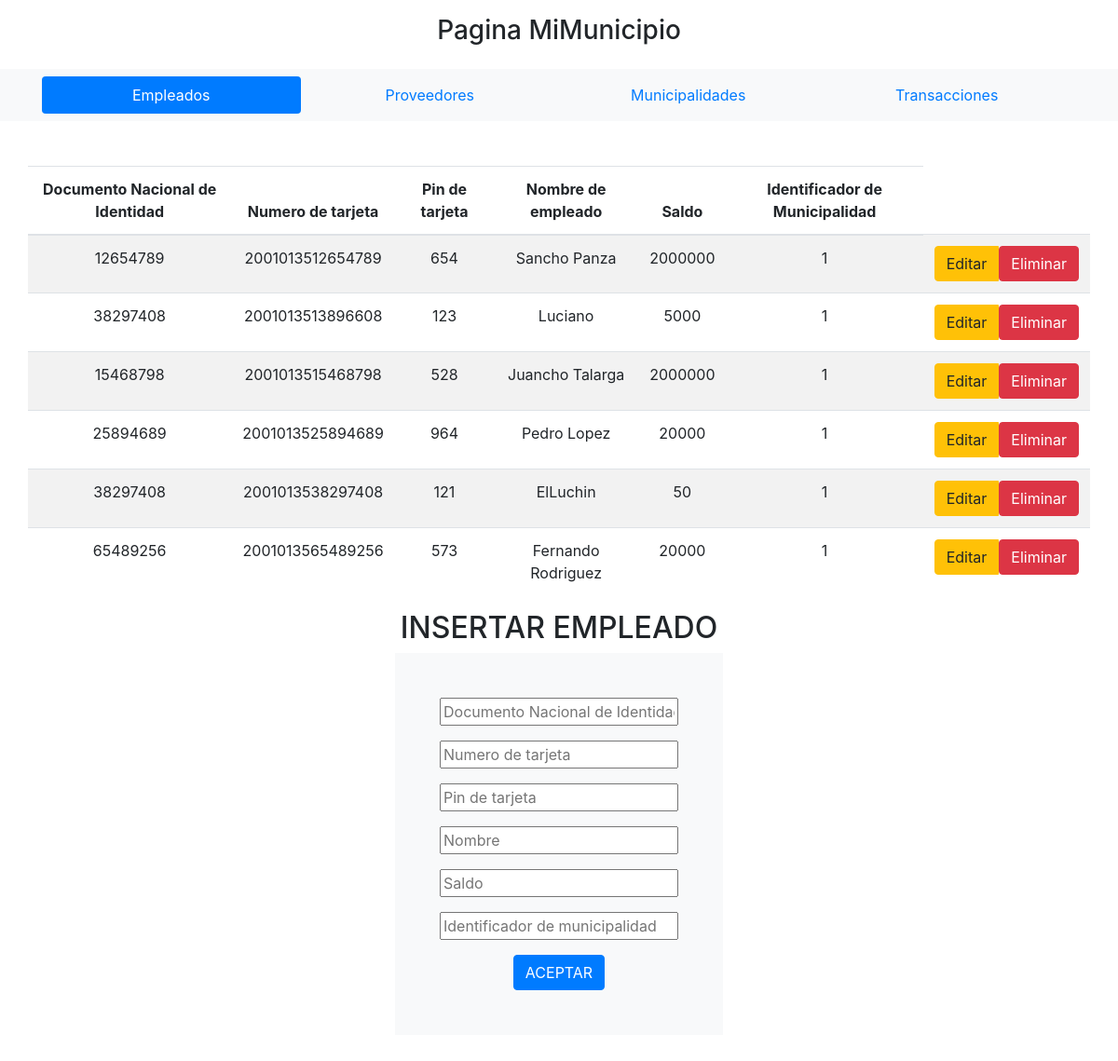
The page /Projecto_POO/index.php?pagina=empleados on the database its author committed.
### tables this page shows
CREATE TABLE `empleados` (
  `dni` int(11) DEFAULT NULL,
  `n_tarjeta` varchar(16) NOT NULL,
  `pin_tarjeta` smallint(6) DEFAULT NULL,
  `nombre` varchar(100) DEFAULT NULL,
  `saldo` double UNSIGNED DEFAULT NULL,
  `id_municipalidad` int(11) DEFAULT NULL
);

### Projecto_POO/Controladores/plantilla.controlador.php (called while the page is built)
<?php
Class ControladorPlantilla{
	public function ctrTraerPlantilla(){
		include "vistas/plantilla.php";
	}
}

### Projecto_POO/index.php (called while the page is built)
<?php
require_once "controladores/plantilla.controlador.php";
require_once "controladores/formularios.controlador.php";
require_once "modelos/formularios.modelo.php";
$plantilla = new ControladorPlantilla();
$plantilla -> ctrTraerPlantilla();

### Projecto_POO/Modelos/conexion.php (called while the page is built)
<?php
class Conexion{
	static public function connect(){
		$conn = new PDO("mysql:host=localhost;dbname=proyecto_muni",
			            "root",
						"");
		$conn->setAttribute( PDO::ATTR_ERRMODE, PDO::ERRMODE_EXCEPTION );
		$conn->exec("set names utf8");
		return $conn;
	}
}

### Projecto_POO/Modelos/formularios.modelo.php (called while the page is built, shortened)
<?php
require_once "conexion.php";
class ModeloFormularios{
    static public function mdlSelect($tabla,$item,$valor){
        if($item == null & $valor == null){
            $stmt = Conexion::connect()->prepare("SELECT * FROM $tabla");
            $stmt->execute();
            return $stmt->fetchAll();
        }
        else{
        $stmt = Conexion::connect() ->prepare("SELECT * FROM $tabla WHERE $item = :$item ORDER BY $item DESC");
        $stmt -> bindParam(":".$item,$valor,PDO::PARAM_STR);
        $stmt ->execute();
        return $stmt->fetch();
        $stmt = null;
        }
    }
}
?>

### Projecto_POO/Controladores/formularios.controlador.php (called while the page is built, shortened)
<?php
class ControladorFormularios{
    static public function ctrlSelect($tabla,$item,$valor){
        $result_prove = ModeloFormularios::mdlSelect($tabla,$item,$valor);
        return $result_prove;
    }
}
?>

### Projecto_POO/Vistas/paginas/empleados.php (the view, shortened to what this page needs)
<div class="row d-flex justify-content-center text-center">
<?php
$empleados = ControladorFormularios::ctrlSelect("empleados",null,null);
?>
<div class="column">
<table class="table table-striped">
    <thead>
        <tr>
            <th>Documento Nacional de Identidad</th>
            <th>Numero de tarjeta</th>
            <th>Pin de tarjeta</th>
            <th>Nombre de empleado</th>
            <th>Saldo</th>
            <th>Identificador de Municipalidad</th>
        </tr>
    </thead>
    <tbody>
    <?php foreach($empleados as $key => $value):?>
        <tr>
            <td><?php echo $value["dni"];?></td>
            <td><?php echo $value["n_tarjeta"];?></td>
            <td><?php echo $value["pin_tarjeta"];?></td>
            <td><?php echo $value["nombre"];?></td>
            <td><?php echo $value["saldo"];?></td>
            <td><?php echo $value["id_municipalidad"];?></td>
            <td>
                <div class="btn-group">
                    <a href="index.php?pagina=editarEmpleados&n_tarjeta=<?php echo $value["n_tarjeta"];?>" class="btn btn-warning">Editar</a>
                    <form method="POST">
                        <button type="submit" class="btn btn-danger">Eliminar</button>
                    </form>
                </div>
            </td>
        </tr>
    <?php endforeach ?>
    </tbody>
</table>
</div>
<div class="column">
	<h2>INSERTAR EMPLEADO</h2>
	<form class="p-5 bg-light" method="post">
		<div class="form-group">
			<input type="text" name="dni" placeholder="Documento Nacional de Identidad">
		</div>
		<div class="form-group">
			<input type="text" name="n_tarjeta" placeholder="Numero de tarjeta">
		</div>
		<div class="form-group">
			<input type="text" name="pin_tarjeta" placeholder="Pin de tarjeta";>
		</div>
		<div class="form-group">
			<input type="text" name="nombre" placeholder="Nombre">
		</div>
		<div class="form-group">
			<input type="text" name="saldo" placeholder="Saldo">
		</div>
		<div class="form-group">
			<input type="text" name="id_municipalidad" placeholder="Identificador de municipalidad">
		</div>
		<button type="submit" name="submit" class="btn btn-primary">ACEPTAR</button>
	</form>
</div>
</div>

### rows shown on the page
empleados: dni "12654789", n_tarjeta "2001013512654789", pin_tarjeta "654", nombre "Sancho Panza", saldo "2000000", id_municipalidad "1"
empleados: dni "38297408", n_tarjeta "2001013513896608", pin_tarjeta "123", nombre "Luciano", saldo "5000", id_municipalidad "1"
empleados: dni "15468798", n_tarjeta "2001013515468798", pin_tarjeta "528", nombre "Juancho Talarga", saldo "2000000", id_municipalidad "1"
empleados: dni "25894689", n_tarjeta "2001013525894689", pin_tarjeta "964", nombre "Pedro Lopez", saldo "20000", id_municipalidad "1"
empleados: dni "38297408", n_tarjeta "2001013538297408", pin_tarjeta "121", nombre "ElLuchin", saldo "50", id_municipalidad "1"
empleados: dni "65489256", n_tarjeta "2001013565489256", pin_tarjeta "573", nombre "Fernando Rodriguez", saldo "20000", id_municipalidad "1"
